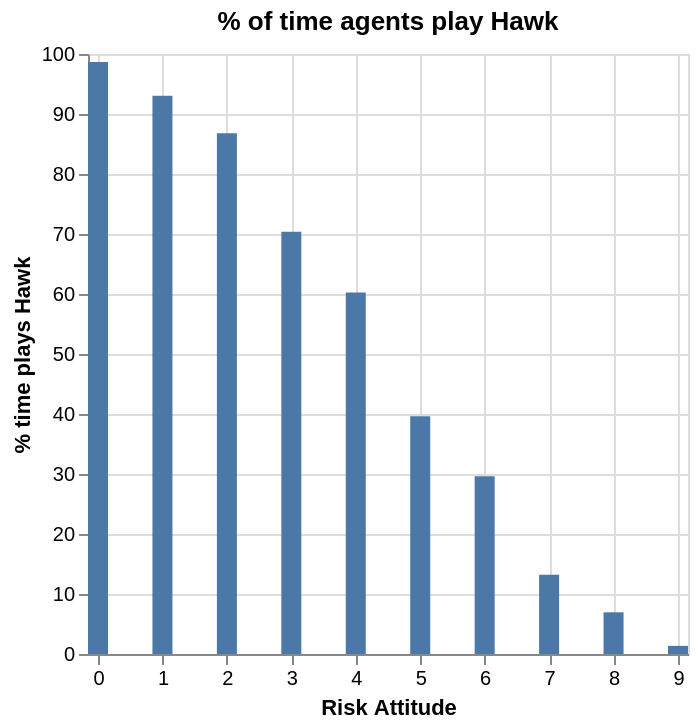

The notebook cell this image was saved under:
### Code cell
import altair as alt

alt.Chart(hawk_by_risk_attitude).mark_bar(width=10).encode(
    x=alt.X("risk_attitude", title="Risk Attitude").scale(domain=[0, 9]),                                                          
    y=alt.Y("pct_plays_hawk", title="% time plays Hawk")
).properties(title="% of time agents play Hawk")

### Figure 1 — Vega-Lite specification as saved in the notebook (floating-point values rounded to 4 significant figures)
{"config": {"view": {"continuousWidth": 300, "continuousHeight": 300}}, "data": {"name": "data-f9dfc00334718d3d3aff23b1dc22851e"}, "mark": {"type": "bar", "width": 10}, "encoding": {"x": {"field": "risk_attitude", "scale": {"domain": [0, 9]}, "title": "Risk Attitude", "type": "quantitative"}, "y": {"field": "pct_plays_hawk", "title": "% time plays Hawk", "type": "quantitative"}}, "title": "% of time agents play Hawk", "$schema": "https://vega.github.io/schema/vega-lite/v6.4.1.json", "datasets": {"data-f9dfc00334718d3d3aff23b1dc22851e": [{"risk_attitude": 3, "n_plays": 15198831, "n_plays_hawk": 10693764, "pct_plays_hawk": 70.36}, {"risk_attitude": 0, "n_plays": 13280811, "n_plays_hawk": 13101490, "pct_plays_hawk": 98.65}, {"risk_attitude": 9, "n_plays": 13146745, "n_plays_hawk": 178159, "pct_plays_hawk": 1.355}, {"risk_attitude": 6, "n_plays": 15209556, "n_plays_hawk": 4506272, "pct_plays_hawk": 29.63}, {"risk_attitude": 7, "n_plays": 13058019, "n_plays_hawk": 1725094, "pct_plays_hawk": 13.21}, {"risk_attitude": 1, "n_plays": 12726041, "n_plays_hawk": 11838227, "pct_plays_hawk": 93.02}, {"risk_attitude": 4, "n_plays": 17567250, "n_plays_hawk": 10583899, "pct_plays_hawk": 60.25}, {"risk_attitude": 2, "n_plays": 13098799, "n_plays_hawk": 11371104, "pct_plays_hawk": 86.81}, {"risk_attitude": 5, "n_plays": 17605297, "n_plays_hawk": 6979686, "pct_plays_hawk": 39.65}, {"risk_attitude": 8, "n_plays": 12692401, "n_plays_hawk": 882273, "pct_plays_hawk": 6.951}]}}
